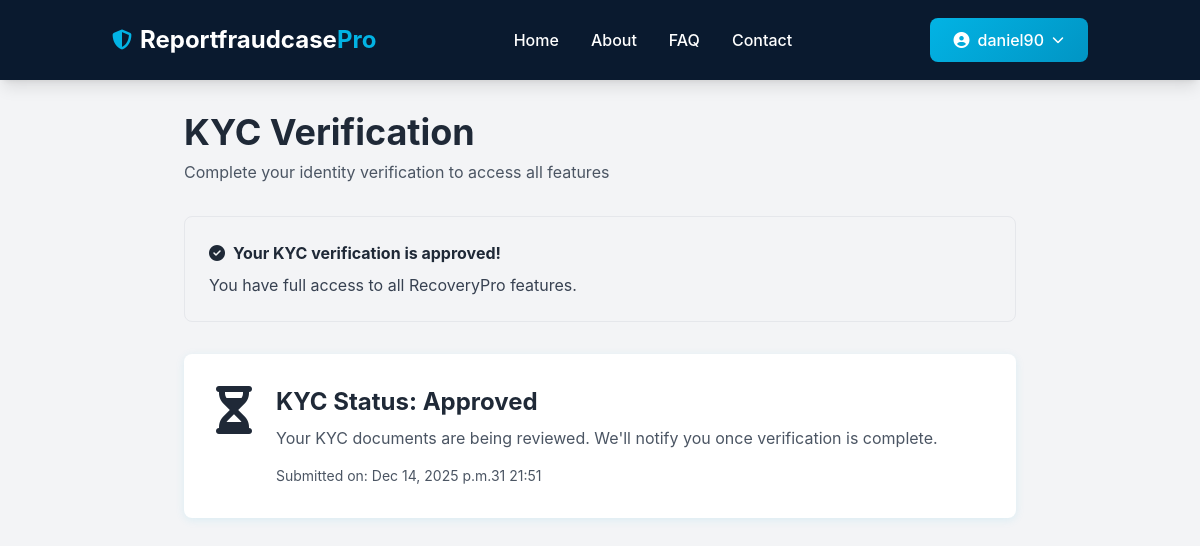
The app's page /kyc/ (signed in) with its own data.
### core/models.py (models this page shows, shortened)
class SiteSettings(models.Model):
    site_name = models.CharField(max_length=200, default='RecoveryPro')
    tagline = models.TextField(blank=True, null=True)
    contact_email = models.EmailField(default='support@recoverypro.com')
    contact_phone = models.CharField(max_length=20, default='+1 (555) 123-4567')
    support_email = models.EmailField(default='support@recoverypro.com')
    sales_email = models.EmailField(default='sales@recoverypro.com')
    company_name = models.CharField(max_length=200, default='RecoveryPro Inc.')
    address_line1 = models.CharField(max_length=200, default='123 Main Street')
    address_line2 = models.CharField(max_length=200, blank=True, null=True)
    city = models.CharField(max_length=100, default='New York')
    state = models.CharField(max_length=100, default='NY')
    zip_code = models.CharField(max_length=20, default='10001')
    country = models.CharField(max_length=100, default='United States')
    facebook_url = models.URLField(blank=True, null=True)
    twitter_url = models.URLField(blank=True, null=True)
    linkedin_url = models.URLField(blank=True, null=True)
    instagram_url = models.URLField(blank=True, null=True)
    logo = models.ImageField(upload_to='site/logo/', blank=True, null=True)
    favicon = models.ImageField(upload_to='site/favicon/', blank=True, null=True)
    site_icon = models.ImageField(upload_to='site/icon/', blank=True, null=True)
    primary_color = models.CharField(max_length=7, default='#1e40af', help_text='Primary brand color in hex (#RRGGBB)')
    secondary_color = models.CharField(max_length=7, default='#0ea5e9', help_text='Secondary brand color in hex')
    accent_color = models.CharField(max_length=7, default='#10b981', help_text='Accent color for buttons, links')
    business_hours = models.CharField(max_length=200, default='Monday - Friday: 9am - 6pm EST')
    timezone = models.CharField(max_length=50, default='America/New_York')
    default_currency = models.CharField(max_length=3, choices=User.CURRENCY_CHOICES, default='USD')
    min_deposit_amount = models.DecimalField(max_digits=10, decimal_places=2, default=10.00)
    min_withdrawal_amount = models.DecimalField(max_digits=10, decimal_places=2, default=10.00)
    meta_title = models.CharField(max_length=200, blank=True, null=True)
    meta_description = models.TextField(blank=True, null=True)
    meta_keywords = models.TextField(blank=True, null=True)
    email_signature = models.TextField(blank=True, null=True)
    footer_text = models.TextField(default='© 2024 RecoveryPro. All rights reserved.')
    terms_url = models.URLField(blank=True, null=True)
    privacy_url = models.URLField(blank=True, null=True)
    disclaimer = models.TextField(blank=True, null=True)
    created_at = models.DateTimeField(auto_now_add=True)
    updated_at = models.DateTimeField(auto_now=True)
    class Meta:
        verbose_name = 'Site Settings'
        verbose_name_plural = 'Site Settings'
    @classmethod
    def load(cls):
        obj, created = cls.objects.get_or_create(pk=1)
        return obj
    def get_full_address(self):
        address_parts = [self.address_line1]
        if self.address_line2:
            address_parts.append(self.address_line2)
        address_parts.extend([
            f"{self.city}, {self.state} {self.zip_code}",
            self.country
        ])
        return ', '.join(address_parts)

class User(AbstractUser):
    USER_TYPE_CHOICES = (
        ('user', 'User'),
        ('agent', 'Recovery Agent'),
        ('admin', 'Administrator'),
    )
    CURRENCY_CHOICES = (
        ('USD', 'US Dollar ($)'),
        ('EUR', 'Euro (€)'),
        ('GBP', 'British Pound (£)'),
        ('JPY', 'Japanese Yen (¥)'),
        ('CAD', 'Canadian Dollar (C$)'),
        ('AUD', 'Australian Dollar (A$)'),
        ('CHF', 'Swiss Franc (CHF)'),
        ('CNY', 'Chinese Yuan (¥)'),
        ('INR', 'Indian Rupee (₹)'),
        ('SGD', 'Singapore Dollar (S$)'),
        ('HKD', 'Hong Kong Dollar (HK$)'),
        ('NZD', 'New Zealand Dollar (NZ$)'),
        ('KRW', 'South Korean Won (₩)'),
        ('MXN', 'Mexican Peso ($)'),
        ('BRL', 'Brazilian Real (R$)'),
        ('RUB', 'Russian Ruble (₽)'),
        ('ZAR', 'South African Rand (R)'),
        ('TRY', 'Turkish Lira (₺)'),
        ('SEK', 'Swedish Krona (kr)'),
        ('NOK', 'Norwegian Krone (kr)'),
        ('DKK', 'Danish Krone (kr)'),
        ('PLN', 'Polish Złoty (zł)'),
        ('THB', 'Thai Baht (฿)'),
        ('IDR', 'Indonesian Rupiah (Rp)'),
        ('MYR', 'Malaysian Ringgit (RM)'),
        ('PHP', 'Philippine Peso (₱)'),
        ('VND', 'Vietnamese Đồng (₫)'),
        ('NGN', 'Nigerian Naira (₦)'),
        ('EGP', 'Egyptian Pound (E£)'),
        ('SAR', 'Saudi Riyal (﷼)'),
        ('AED', 'UAE Dirham (د.إ)'),
        ('QAR', 'Qatari Riyal (﷼)'),
        ('KWD', 'Kuwaiti Dinar (د.ك)'),
        ('BHD', 'Bahraini Dinar (.د.ب)'),
    )
    user_type = models.CharField(max_length=10, choices=USER_TYPE_CHOICES, default='user')
    phone = models.CharField(max_length=20, blank=True, null=True)
    is_phone_verified = models.BooleanField(default=False)
    is_kyc_verified = models.BooleanField(default=False)
    two_factor_enabled = models.BooleanField(default=False)
    preferred_currency = models.CharField(max_length=3, choices=CURRENCY_CHOICES, default='USD')
    created_at = models.DateTimeField(auto_now_add=True)
    updated_at = models.DateTimeField(auto_now=True)
    password_reset_token = models.CharField(max_length=100, blank=True, null=True)
    password_reset_token_created = models.DateTimeField(blank=True, null=True)
    def get_currency_symbol(self):
        symbols = {
            'USD': '$',
            'EUR': '€',
            'GBP': '£',
            'JPY': '¥',
            'CAD': 'C$',
            'AUD': 'A$',
            'CHF': 'CHF',
            'CNY': '¥',
            'INR': '₹',
            'SGD': 'S$',
            'HKD': 'HK$',
            'NZD': 'NZ$',
            'KRW': '₩',
            'MXN': '$',
            'BRL': 'R$',
            'RUB': '₽',
            'ZAR': 'R',
            'TRY': '₺',
            'SEK': 'kr',
            'NOK': 'kr',
            'DKK': 'kr',
            'PLN': 'zł',
            'THB': '฿',
            'IDR': 'Rp',
            'MYR': 'RM',
            'PHP': '₱',
            'VND': '₫',
            'NGN': '₦',
            'EGP': 'E£',
            'SAR': '﷼',
            'AED': 'د.إ',
            'QAR': '﷼',
            'KWD': 'د.ك',
            'BHD': '.د.ب',
        }
        return symbols.get(self.preferred_currency, '$')

class KYCVerification(models.Model):
    STATUS_CHOICES = (
        ('pending', 'Pending Review'),
        ('approved', 'Approved'),
        ('rejected', 'Rejected'),
        ('resubmit', 'Resubmission Required'),
    )
    DOCUMENT_TYPES = (
        ('passport', 'Passport'),
        ('drivers_license', 'Driver\'s License'),
        ('national_id', 'National ID Card'),
        ('utility_bill', 'Utility Bill'),
    )
    user = models.ForeignKey(User, on_delete=models.CASCADE, related_name='kyc_submissions')
    document_type = models.CharField(max_length=20, choices=DOCUMENT_TYPES)
    document_number = models.CharField(max_length=100)
    document_front = models.ImageField(upload_to='kyc/documents/%Y/%m/')
    document_back = models.ImageField(upload_to='kyc/documents/%Y/%m/', blank=True, null=True)
    selfie = models.ImageField(upload_to='kyc/selfies/%Y/%m/')
    proof_of_address = models.ImageField(upload_to='kyc/address/%Y/%m/', blank=True, null=True)
    status = models.CharField(max_length=10, choices=STATUS_CHOICES, default='pending')
    rejection_reason = models.TextField(blank=True, null=True)
    reviewed_by = models.ForeignKey(User, on_delete=models.SET_NULL, null=True, blank=True, related_name='kyc_reviews')
    reviewed_at = models.DateTimeField(null=True, blank=True)
    submitted_at = models.DateTimeField(auto_now_add=True)
    updated_at = models.DateTimeField(auto_now=True)
    class Meta:
        ordering = ['-submitted_at']

### core/views.py (the view)
# urls.py: path('kyc/', views.kyc_verification, name='kyc_verification'),
@login_required
def kyc_verification(request):
    latest_kyc = KYCVerification.objects.filter(user=request.user).first()
    if request.method == 'POST':
        if latest_kyc and latest_kyc.status == 'approved':
            messages.warning(request, 'Your KYC is already approved.')
            return redirect('kyc_verification')
        form = KYCVerificationForm(request.POST, request.FILES)
        if form.is_valid():
            kyc = form.save(commit=False)
            kyc.user = request.user
            kyc.status = 'pending'
            kyc.save()
            Notification.objects.create(
                user=request.user,
                title='KYC Submitted',
                message='Your KYC documents have been submitted for review. We will notify you once verified.',
                notification_type='system'
            )
            messages.success(request, 'KYC documents submitted successfully! We will review them within 24-48 hours.')
            return redirect('kyc_verification')
    else:
        if latest_kyc and latest_kyc.status in ['pending', 'approved']:
            form = None
        else:
            form = KYCVerificationForm()
    context = {
        'form': form,
        'latest_kyc': latest_kyc,
    }
    return render(request, 'dashboard/kyc_verification.html', context)

### templates/dashboard/kyc_verification.html (shortened to what this page needs)
{% extends 'base.html' %}
{% block content %}
<section class="py-8 bg-light min-h-screen">
    <div class="max-w-4xl mx-auto px-4 sm:px-6 lg:px-8">
        <h1 class="text-4xl font-bold mb-2">KYC Verification</h1>
        <p class="text-gray-600 mb-8">Complete your identity verification to access all features</p>
        {% if latest_kyc and latest_kyc.status == 'approved' %}
            <div class="bg-success bg-opacity-10 border border-success p-6 rounded-lg mb-8">
                <p class="text-success font-bold"><i class="fas fa-check-circle mr-2"></i>Your KYC verification is approved!</p>
                <p class="text-gray-700 mt-2">You have full access to all RecoveryPro features.</p>
            </div>
        {% endif %}
        {% if form %}
            <div class="bg-white p-8 rounded-lg shadow-card">
                <form method="post" enctype="multipart/form-data" class="space-y-6">
                    {% csrf_token %}
                    <div>
                        <label class="block text-sm font-bold mb-2">Document Type *</label>
                        {{ form.document_type }}
                    </div>
                    <div>
                        <label class="block text-sm font-bold mb-2">Document Number *</label>
                        {{ form.document_number }}
                    </div>
                    <hr class="my-6">
                    <h3 class="text-xl font-bold mb-4">Document Images</h3>
                    <div>
                        <label class="block text-sm font-bold mb-2">Front of Document *</label>
                        {{ form.document_front }}
                        <p class="text-gray-600 text-sm mt-2">Clear photo of the front side of your ID</p>
                    </div>
                    <div>
                        <label class="block text-sm font-bold mb-2">Back of Document</label>
                        {{ form.document_back }}
                        <p class="text-gray-600 text-sm mt-2">Required for driver's license and national ID</p>
                    </div>
                    <div>
                        <label class="block text-sm font-bold mb-2">Selfie with Document *</label>
                        {{ form.selfie }}
                        <p class="text-gray-600 text-sm mt-2">Clear selfie holding your ID</p>
                    </div>
                    <div>
                        <label class="block text-sm font-bold mb-2">Proof of Address *</label>
                        {{ form.proof_of_address }}
                        <p class="text-gray-600 text-sm mt-2">Utility bill or bank statement (not older than 3 months)</p>
                    </div>
                    <div class="bg-blue-50 p-4 rounded-lg">
                        <p class="font-bold text-blue-900 mb-2"><i class="fas fa-info-circle mr-2"></i>KYC Guidelines:</p>
                        <ul class="text-sm text-blue-800 space-y-1 list-disc list-inside">
                            <li>All documents must be clear and legible</li>
                            <li>Selfie must clearly show your face and the document</li>
                            <li>Accepted formats: JPG, PNG, PDF</li>
                            <li>Maximum file size: 10MB per image</li>
                            <li>Verification typically takes 24-48 hours</li>
                        </ul>
                    </div>
                    <button type="submit" class="w-full bg-primary text-white py-3 rounded-lg font-bold hover:bg-secondary transition"><i class="fas fa-upload mr-2"></i>Submit for Verification</button>
                </form>
            </div>
        {% elif latest_kyc %}
            <div class="bg-white p-8 rounded-lg shadow-card">
                <div class="flex items-start space-x-6">
                    <div class="text-5xl text-warning"><i class="fas fa-hourglass-half"></i></div>
                    <div>
                        <h2 class="text-2xl font-bold mb-2">KYC Status: {{ latest_kyc.get_status_display }}</h2>
                        <p class="text-gray-600 mb-4">Your KYC documents are being reviewed. We'll notify you once verification is complete.</p>
                        <p class="text-sm text-gray-600">Submitted on: {{ latest_kyc.submitted_at|date:"M d, Y at H:i" }}</p>
                    </div>
                </div>
            </div>
        {% endif %}
    </div>
</section>
{% endblock %}

### templates/base.html (shortened to what this page needs)
{% load static %}
<!DOCTYPE html>
<html lang="en">
<head>
    <script src="https://cdn.tailwindcss.com"></script>
    <link rel="stylesheet" href="https://cdnjs.cloudflare.com/ajax/libs/font-awesome/6.4.0/css/all.min.css">
</head>
<body class="bg-neutralGray text-darkGray">
    <nav class="bg-midnight shadow-lg sticky top-0 z-50">
        <div class="container-responsive">
            <div class="flex justify-between items-center h-16 md:h-20">
                <div class="flex items-center">
                    <a href="{% url 'home' %}" class="flex items-center text-xl md:text-2xl font-bold text-white hover:text-cyan transition">
                        {% if site_settings.logo %}
                            <img src="{{ site_settings.logo.url }}" alt="{{ site_name }}" class="h-8 md:h-10 mr-2">
                        {% else %}
                            <i class="fas fa-shield-alt mr-2 text-cyan text-lg md:text-xl"></i>
                            <span>{{ site_name|default:"Recovery" }}<span class="text-cyan">Pro</span></span>
                        {% endif %}
                    </a>
                </div>
                <div class="hidden md:flex items-center space-x-4 lg:space-x-8">
                    <a href="{% url 'home' %}" class="nav-link text-white hover:text-cyan transition font-medium text-sm lg:text-base">Home</a>
                    <a href="{% url 'about' %}" class="nav-link text-white hover:text-cyan transition font-medium text-sm lg:text-base">About</a>
                    <a href="{% url 'faq' %}" class="nav-link text-white hover:text-cyan transition font-medium text-sm lg:text-base">FAQ</a>
                    <a href="{% url 'contact' %}" class="nav-link text-white hover:text-cyan transition font-medium text-sm lg:text-base">Contact</a>
                </div>
                <div class="flex items-center space-x-2 md:space-x-4">
                    {% if user.is_authenticated %}
                        <div class="hidden md:block relative dropdown">
                            <button class="flex items-center space-x-2 px-4 lg:px-6 py-2 lg:py-2.5 rounded-lg btn-primary text-white font-medium text-sm lg:text-base">
                                <i class="fas fa-user-circle"></i>
                                <span class="hidden lg:inline">{{ user.username|truncatechars:15 }}</span>
                                <i class="fas fa-chevron-down text-xs"></i>
                            </button>
                        </div>
                    {% endif %}
                </div>
            </div>
        </div>
    </nav>
    <main class="min-h-screen">
        {% block content %}{% endblock %}
    </main>
</body>
</html>

### records on screen
SiteSettings: site_name "Reportfraudcase"
User: username "daniel90"
KYCVerification: status "Approved", submitted_at "Dec 14, 2025 p.m.31 21:51"
